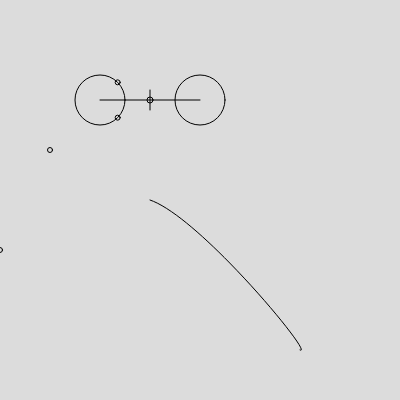
Frame 1 (no input)
Frame 60 (no input): identical to frame 1, image omitted
Frame 120 (the mouse pressed at the canvas centre since frame 60): identical to frame 1, image omitted

The p5.js sketch that drew this single still picture (run headless with seeded random() and noise() and a simulated clock; from frame 60 on, the mouse is pressed at the canvas centre):

// p5.js sketch
// ── sketch.js
center1 = {x: 100, y: 100};
center2 = {x: 200, y: 100};

control1 = {x: 50, y:150};
control2 = {x: 0, y: 250};

radius = 50;
bridgeWidth = 10;

function midPoint(p1, p2) {
    return {
        x: (p1.x + p2.x) / 2,
        y: (p1.y + p2.y) / 2
    }
}

function pLine(p1, p2) {
    line(p1.x, p1.y, p2.x, p2.y);
}

function pCircle(coords, radius) {
    circle(coords.x, coords.y, radius);
}


function pointOnAngle(angle, radius, center) {
    radians = angle * Math.PI / 180;
    var x = center.x + (radius / 2) * Math.cos(radians);
    var y = center.y + (radius / 2) * Math.sin(radians);
    return { x: x, y: y };
}


function setup() {
    createCanvas(400, 400);
}

function draw() {
    background(220);
    noFill();
  
    circle(center1.x, center1.y, radius);
    circle(center2.x, center2.y, radius);
  
    pLine(center1, center2);
  
    var mid = midPoint(center1, center2);
  
    circle(mid.x, mid.y, 6);
    line(
        mid.x, mid.y + bridgeWidth,
        mid.x, mid.y - bridgeWidth
    );

    
    curve(
        control1.x, control1.y,    // first control
        300, 350,   // start
        150, 200,   // end
        control2.x, control2.y    // 2nd control
    );

    circle(control1.x, control1.y, 5);
    circle(control2.x, control2.y, 5);

    var anglePoint1 = pointOnAngle(45, radius, center1);
    var anglePoint2 = pointOnAngle(-45, radius, center1);
    pCircle(anglePoint1, 5);
    pCircle(anglePoint2, 5);
}
